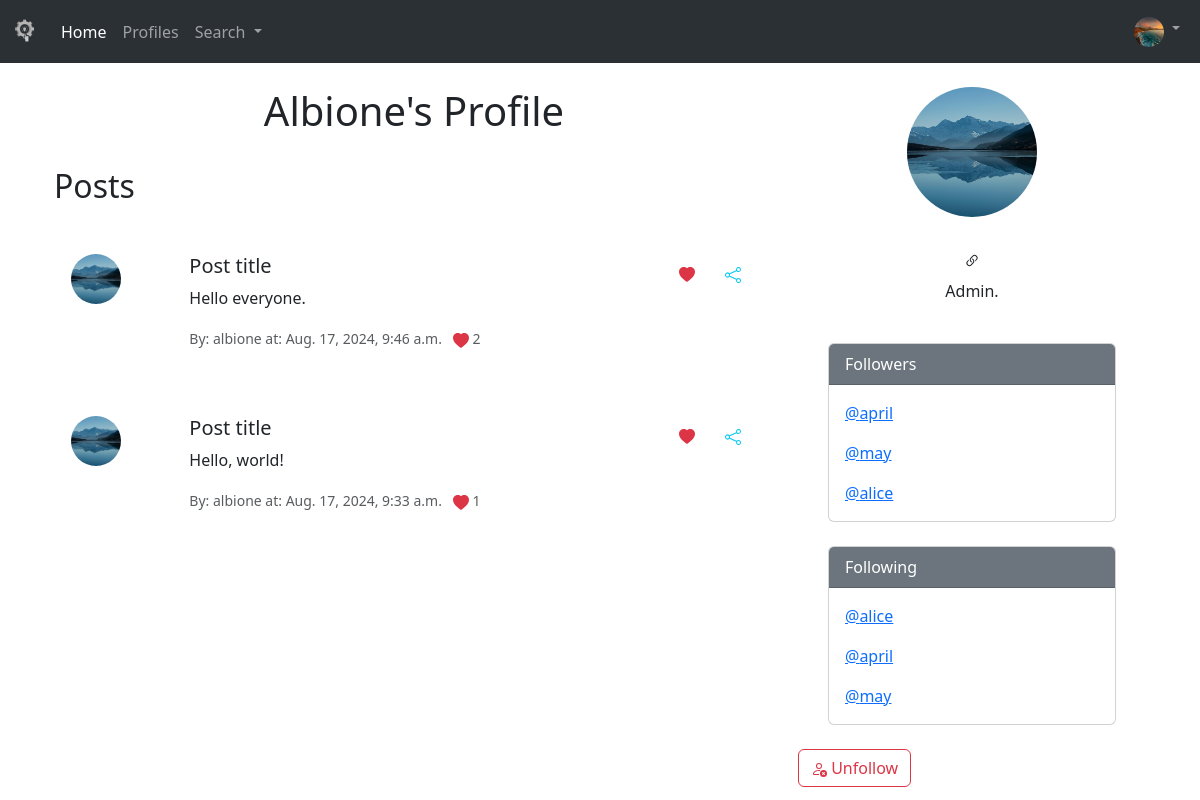
Before: /profile/1 (signed in) with the older database file.
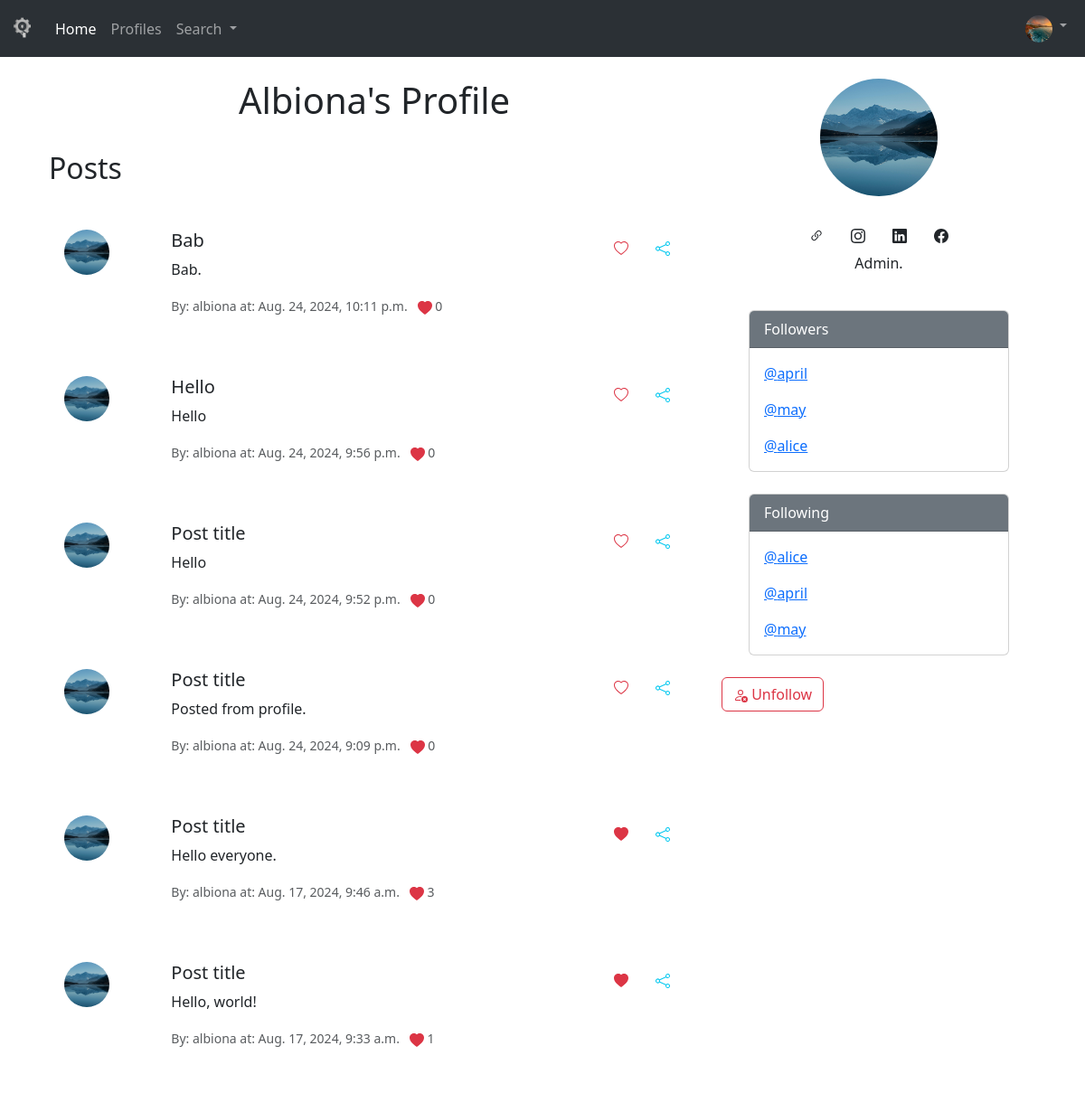
After: the same page with the newer database file.
### social/models.py (models this page shows, shortened)
class Profile(models.Model):
    user = models.OneToOneField(User, on_delete=models.CASCADE) # if user is deleted, profile is deleted
    follows = models.ManyToManyField('self', related_name='followed_by', symmetrical=False, blank=True)
    date_modified = models.DateTimeField(User, auto_now=True)
    profile_picture = models.ImageField(null=True, blank=True, upload_to='img/')
    profile_bio = models.CharField(blank=True, null=True, max_length=300)
    facebook = models.CharField(blank=True, null=True, max_length=100)
    linkedin = models.CharField(blank=True, null=True, max_length=100)
    instagram = models.CharField(blank=True, null=True, max_length=100)
    homepage = models.CharField(blank=True, null=True, max_length=100)

class Tweet(models.Model):
    user = models.ForeignKey(
        User, related_name="tweets", on_delete=models.DO_NOTHING
    )
    body = models.CharField(max_length=200)
    created = models.DateTimeField(auto_now_add=True)
    likes = models.ManyToManyField(User, related_name="tweet_like", blank=True)
    image = models.ImageField(upload_to='img/', blank=True, null=True)
    title = models.CharField(max_length=50, null=False, blank=False, default="Post title")
    def like_tracker(self):
        return self.likes.count()

### social/views.py (the view, shortened to what this page needs)
# urls.py: path('profile/<int:pk>', views.profile, name='profile'),
def profile(request, pk):
    if request.user.is_authenticated:
        profile = Profile.objects.get(pk=pk)
        tweets = Tweet.objects.filter(user_id=pk).order_by("-created")
        form = Post(request.POST or None, request.FILES)
        return render(request, 'profile.html', {"profile": profile, "tweets":tweets, "form":form})
    else:
        messages.success(request, ('You must be logged in to view this page! Please login.'))
        return redirect('home')

### social/templates/profile.html (shortened to what the changed rows need)
{% extends 'base.html' %}
{% load static %}
{% block content %}
    {% if profile %}
        <div class="container">
            <div class="row">
                <div class="col-md-8">
                    <h1 class="text-center">{{ profile.user.username|capfirst }}'s Profile</h1>
                    <br>
                    {% if tweets %}
                        <h2>Posts</h2>
                        <br>
                        {% for tweet in tweets %}
                            <div class="alert" role="alert">
                                <div class="row">
                                    <div class="col-2">
                                        {% if tweet.user.profile.profile_picture %}
                                            <img src="{{ tweet.user.profile.profile_picture.url }}" alt="{{ tweet.user.username }}" width="50" height="50" class="img-fluid rounded-circle">
                                        {% else %}
                                            <img src="{% static 'img/pfp.jpg' %}" alt="{{ tweet.user.username }}" width="50" height="50" class="img-fluid rounded-circle">
                                        {% endif %}
                                    </div>
                                    <div class="col-8 align-items-center">
                                        <h5>{{tweet.title }}</h5>
                                        <p>{{ tweet.body }}</p>
                                        {% if tweet.image %}
                                            <img src="{{ tweet.image.url }}" alt="{{ tweet.title }}" class="img-fluid rounded">
                                            <p>
                                                <br>
                                                <small class="text-muted">
                                                    By: {{ tweet.user|lower }} at: {{ tweet.created }} &nbsp;
                                                    <svg xmlns="http://www.w3.org/2000/svg" width="16" height="16" fill="currentColor" class="bi bi-heart-fill text-danger" viewBox="0 0 16 16">
                                                        <path fill-rule="evenodd" d="M8 1.314C12.438-3.248 23.534 4.735 8 15-7.534 4.736 3.562-3.248 8 1.314"/>
                                                    </svg> {{ tweet.like_tracker }}
                                                </small>
                                            </p>
                                        {% else %}
                                            <p>
                                                <small class="text-muted">
                                                    By: {{ tweet.user|lower }} at: {{ tweet.created }} &nbsp;
                                                    <svg xmlns="http://www.w3.org/2000/svg" width="16" height="16" fill="currentColor" class="bi bi-heart-fill text-danger" viewBox="0 0 16 16">
                                                        <path fill-rule="evenodd" d="M8 1.314C12.438-3.248 23.534 4.735 8 15-7.534 4.736 3.562-3.248 8 1.314"/>
                                                    </svg> {{ tweet.like_tracker }}
                                                </small>
                                            </p>
                                        {% endif %}
                                    </div>
                                    <div class="col-2 text-center">
                                        {% if user in tweet.likes.all %}
                                            <a href="{% url 'likes' tweet.id %}" class="btn">
                                                <svg xmlns="http://www.w3.org/2000/svg" width="16" height="16" fill="currentColor" class="bi bi-heart-fill text-danger" viewBox="0 0 16 16">
                                                    <path fill-rule="evenodd" d="M8 1.314C12.438-3.248 23.534 4.735 8 15-7.534 4.736 3.562-3.248 8 1.314"/>
                                                </svg>
                                            </a>
                                        {% else %}
                                            <a href="{% url 'likes' tweet.id %}" class="btn">
                                            </a>
                                        {% endif %}
                                        <a href="{% url 'show' tweet.id %}" class="btn">
                                        </a>
                                    </div>
                                </div>
                            </div>
                        {% endfor %}
                    {% endif %}
                </div>
                <div class="col-md-4 justify-content-center align-items-center mx-auto">
                    <div class="container justify-content-center align-items-center mx-auto">
                        {% if profile.profile_picture %}
                            <img src="{{ profile.profile_picture.url }}" class="card-img-top img-fluid rounded-circle mx-auto d-block" alt="..." style="width: 40%;">
                        {% endif %}
                    </div>
                    <br>
                    <div class="container justify-content-center align-items-center mx-auto text-center">
                        {% if profile.homepage %}
                            <a href="{{ profile.homepage }}" class="btn" target="_blank">
                            </a>
                        {% endif %}
                        {% if profile.instagram %}
                            <a href="{{ profile.instagram }}" class="btn" target="_blank">
                            </a>
                        {% endif %}
                        {% if profile.linkedin %}
                            <a href="{{ profile.linkedin }}" class="btn" target="_blank">
                            </a>
                        {% endif %}
                        {% if profile.facebook %}
                            <a href="{{ profile.facebook }}" class="btn" target="_blank">
                            </a>
                        {% endif %}
                    </div>
                    <div class="container justify-content-center align-items-center mx-auto">
                        {% if profile.profile_bio %}
                            <p class="text-center" style="align: justify;">{{ profile.profile_bio }}</p>
                        {% endif %}
                    </div>
                    <br>
                    <div class="card mx-auto" style="width: 18rem;">
                        <div class="card-header text-bg-secondary">Followers</div>
                        <div class="card-body">
                            {% for follower in profile.followed_by.all|slice:4 %}
                                {% if follower.user.id != profile.user.id %}
                                    <p class="card-text">
                                        <a href="{% url 'profile' follower.user.id %}">@{{ follower.user.username|lower }}</a>
                                    </p>
                                {% endif %}
                            {% endfor %}
                        </div>
                    </div>
                    <br>
                    <div class="card mx-auto" style="width: 18rem;">
                        <div class="card-header text-bg-secondary">Following</div>
                        <div class="card-body">
                            {% for following in profile.follows.all|slice:4 %}
                                {% if following.user.id != profile.user.id %}
                                    <p class="card-text">
                                        <a href="{% url 'profile' following.user.id %}">@{{ following.user.username|lower }}</a>
                                    </p>
                                {% endif %}
                            {% endfor %}
                        </div>
                    </div>
                    <br>
                    <form method="POST">
                        {% if profile in user.profile.follows.all %}
                            {% if request.user.id != profile.user.id %}
                                <button type="submit" class="btn btn-outline-danger" name="follow" value="unfollow">
                                    Unfollow
                                </button>
                            {% endif %}
                        {% endif %}
                    </form>
                </div>
            </div>
        </div>
    {% endif %}
{% endblock %}

Changed rows visible on the page:
changed Profile "Admin.": user.username "Albione" → "Albiona"; instagram empty → "https://instagram.com" (drawn); linkedin empty → "https://linkedin.com" (drawn); facebook empty → "https://facebook.com" (drawn)
added Tweet: user.profile.profile_picture (picture), title "Bab", body "Bab.", user "albiona", created "Aug. 24, 2024, 10:11 p.m.", like_tracker "0"
added Tweet: user.profile.profile_picture (picture), title "Hello", body "Hello", user "albiona", created "Aug. 24, 2024, 9:56 p.m.", like_tracker "0"
added Tweet: user.profile.profile_picture (picture), title "Post title", body "Hello", user "albiona", created "Aug. 24, 2024, 9:52 p.m.", like_tracker "0"
added Tweet: user.profile.profile_picture (picture), title "Post title", body "Posted from profile.", user "albiona", created "Aug. 24, 2024, 9:09 p.m.", like_tracker "0"
changed through a linked row, Tweet "Hello everyone.": user "albione" → "albiona"; like_tracker "2" → "3"
changed through a linked row, Tweet "Hello, world!": user "albione" → "albiona"
